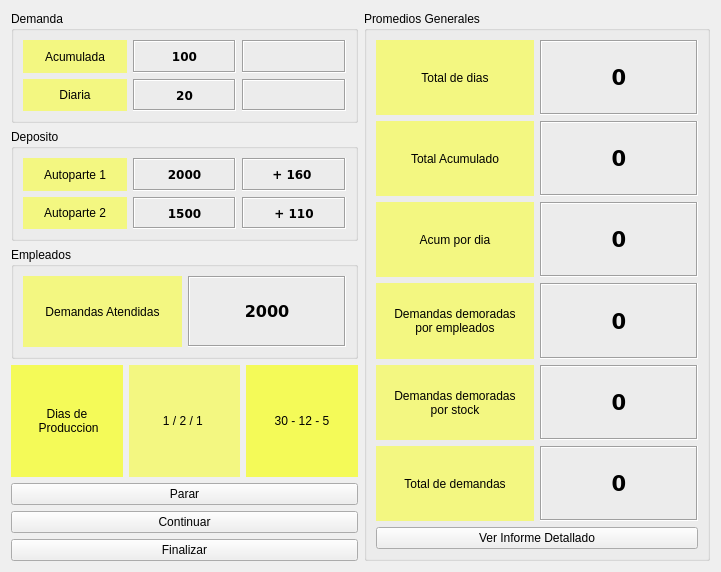
<?xml version="1.0" encoding="UTF-8"?>
<ui version="4.0">
 <class>Form</class>
 <widget class="QWidget" name="Form">
  <property name="geometry">
   <rect>
    <x>0</x>
    <y>0</y>
    <width>721</width>
    <height>572</height>
   </rect>
  </property>
  <property name="windowTitle">
   <string>Simulacion - TPFinal - Calfuquir-Moyano-Mura</string>
  </property>
  <layout class="QHBoxLayout" name="horizontalLayout_2">
   <item>
    <layout class="QGridLayout" name="gridLayout_4">
     <item row="0" column="0">
      <widget class="QGroupBox" name="groupBox_2">
       <property name="title">
        <string>Demanda</string>
       </property>
       <layout class="QGridLayout" name="gridLayout_3">
        <item row="0" column="0">
         <widget class="QLabel" name="label_3">
          <property name="styleSheet">
           <string notr="true">background: #F3F781</string>
          </property>
          <property name="text">
           <string>Acumulada</string>
          </property>
          <property name="alignment">
           <set>Qt::AlignCenter</set>
          </property>
         </widget>
        </item>
        <item row="0" column="2">
         <widget class="QLabel" name="lvlEventoDemandaAcumulada">
          <property name="font">
           <font>
            <family>DejaVu Sans</family>
            <weight>75</weight>
            <bold>true</bold>
           </font>
          </property>
          <property name="frameShape">
           <enum>QFrame::Box</enum>
          </property>
          <property name="frameShadow">
           <enum>QFrame::Sunken</enum>
          </property>
          <property name="text">
           <string/>
          </property>
          <property name="alignment">
           <set>Qt::AlignCenter</set>
          </property>
         </widget>
        </item>
        <item row="1" column="0">
         <widget class="QLabel" name="label_4">
          <property name="styleSheet">
           <string notr="true">background:#F3F781</string>
          </property>
          <property name="text">
           <string>Diaria</string>
          </property>
          <property name="alignment">
           <set>Qt::AlignCenter</set>
          </property>
         </widget>
        </item>
        <item row="1" column="1">
         <widget class="QLabel" name="lblDemandaDiaria">
          <property name="font">
           <font>
            <family>DejaVu Sans</family>
            <weight>75</weight>
            <bold>true</bold>
           </font>
          </property>
          <property name="frameShape">
           <enum>QFrame::Box</enum>
          </property>
          <property name="frameShadow">
           <enum>QFrame::Sunken</enum>
          </property>
          <property name="text">
           <string>20</string>
          </property>
          <property name="alignment">
           <set>Qt::AlignCenter</set>
          </property>
         </widget>
        </item>
        <item row="0" column="1">
         <widget class="QLabel" name="lblDemandaAcumulada">
          <property name="maximumSize">
           <size>
            <width>16777215</width>
            <height>16777215</height>
           </size>
          </property>
          <property name="sizeIncrement">
           <size>
            <width>2</width>
            <height>2</height>
           </size>
          </property>
          <property name="font">
           <font>
            <family>DejaVu Sans</family>
            <weight>75</weight>
            <bold>true</bold>
           </font>
          </property>
          <property name="frameShape">
           <enum>QFrame::Box</enum>
          </property>
          <property name="frameShadow">
           <enum>QFrame::Sunken</enum>
          </property>
          <property name="text">
           <string>100</string>
          </property>
          <property name="alignment">
           <set>Qt::AlignCenter</set>
          </property>
         </widget>
        </item>
        <item row="1" column="2">
         <widget class="QLabel" name="lblEventoDemandaDiaria">
          <property name="font">
           <font>
            <family>DejaVu Sans</family>
            <weight>75</weight>
            <bold>true</bold>
           </font>
          </property>
          <property name="frameShape">
           <enum>QFrame::Box</enum>
          </property>
          <property name="frameShadow">
           <enum>QFrame::Sunken</enum>
          </property>
          <property name="text">
           <string/>
          </property>
          <property name="alignment">
           <set>Qt::AlignCenter</set>
          </property>
         </widget>
        </item>
       </layout>
      </widget>
     </item>
     <item row="1" column="0">
      <widget class="QGroupBox" name="groupBox">
       <property name="title">
        <string>Deposito</string>
       </property>
       <layout class="QGridLayout" name="gridLayout_2">
        <item row="0" column="2">
         <widget class="QLabel" name="lblEventoSockAutoparte1">
          <property name="font">
           <font>
            <family>DejaVu Sans</family>
            <weight>75</weight>
            <bold>true</bold>
           </font>
          </property>
          <property name="frameShape">
           <enum>QFrame::Box</enum>
          </property>
          <property name="frameShadow">
           <enum>QFrame::Sunken</enum>
          </property>
          <property name="text">
           <string>+ 160 </string>
          </property>
          <property name="alignment">
           <set>Qt::AlignCenter</set>
          </property>
         </widget>
        </item>
        <item row="1" column="0">
         <widget class="QLabel" name="label_2">
          <property name="styleSheet">
           <string notr="true">background:#F3F781</string>
          </property>
          <property name="text">
           <string>Autoparte 2</string>
          </property>
          <property name="alignment">
           <set>Qt::AlignCenter</set>
          </property>
         </widget>
        </item>
        <item row="1" column="1">
         <widget class="QLabel" name="lblStockAutoparte2">
          <property name="font">
           <font>
            <family>DejaVu Sans</family>
            <weight>75</weight>
            <bold>true</bold>
           </font>
          </property>
          <property name="frameShape">
           <enum>QFrame::Box</enum>
          </property>
          <property name="frameShadow">
           <enum>QFrame::Sunken</enum>
          </property>
          <property name="text">
           <string>1500</string>
          </property>
          <property name="alignment">
           <set>Qt::AlignCenter</set>
          </property>
         </widget>
        </item>
        <item row="0" column="1">
         <widget class="QLabel" name="lblStockAutoparte1">
          <property name="font">
           <font>
            <family>DejaVu Sans</family>
            <weight>75</weight>
            <bold>true</bold>
           </font>
          </property>
          <property name="frameShape">
           <enum>QFrame::Box</enum>
          </property>
          <property name="frameShadow">
           <enum>QFrame::Sunken</enum>
          </property>
          <property name="text">
           <string>2000</string>
          </property>
          <property name="alignment">
           <set>Qt::AlignCenter</set>
          </property>
         </widget>
        </item>
        <item row="1" column="2">
         <widget class="QLabel" name="lblEventoAutoparte2l">
          <property name="font">
           <font>
            <family>DejaVu Sans</family>
            <weight>75</weight>
            <bold>true</bold>
           </font>
          </property>
          <property name="frameShape">
           <enum>QFrame::Box</enum>
          </property>
          <property name="frameShadow">
           <enum>QFrame::Sunken</enum>
          </property>
          <property name="text">
           <string>+ 110</string>
          </property>
          <property name="alignment">
           <set>Qt::AlignCenter</set>
          </property>
         </widget>
        </item>
        <item row="0" column="0">
         <widget class="QLabel" name="label">
          <property name="styleSheet">
           <string notr="true">background:#F3F781</string>
          </property>
          <property name="text">
           <string>Autoparte 1</string>
          </property>
          <property name="alignment">
           <set>Qt::AlignCenter</set>
          </property>
         </widget>
        </item>
       </layout>
      </widget>
     </item>
     <item row="2" column="0">
      <widget class="QGroupBox" name="groupBox_3">
       <property name="title">
        <string>Empleados</string>
       </property>
       <layout class="QGridLayout" name="gridLayout_5">
        <item row="0" column="1">
         <widget class="QLabel" name="lblAtencionDemandas">
          <property name="font">
           <font>
            <family>DejaVu Sans</family>
            <pointsize>12</pointsize>
            <weight>75</weight>
            <bold>true</bold>
           </font>
          </property>
          <property name="frameShape">
           <enum>QFrame::Box</enum>
          </property>
          <property name="frameShadow">
           <enum>QFrame::Sunken</enum>
          </property>
          <property name="text">
           <string>2000</string>
          </property>
          <property name="alignment">
           <set>Qt::AlignCenter</set>
          </property>
         </widget>
        </item>
        <item row="0" column="0">
         <widget class="QLabel" name="label_8">
          <property name="styleSheet">
           <string notr="true">background:#F3F781</string>
          </property>
          <property name="text">
           <string>Demandas Atendidas</string>
          </property>
          <property name="alignment">
           <set>Qt::AlignCenter</set>
          </property>
         </widget>
        </item>
       </layout>
      </widget>
     </item>
     <item row="4" column="0">
      <widget class="QPushButton" name="btnPararSim">
       <property name="text">
        <string>Parar</string>
       </property>
      </widget>
     </item>
     <item row="5" column="0">
      <widget class="QPushButton" name="btnContinuarSim">
       <property name="text">
        <string>Continuar</string>
       </property>
      </widget>
     </item>
     <item row="3" column="0">
      <layout class="QHBoxLayout" name="horizontalLayout">
       <item>
        <widget class="QLabel" name="label_15">
         <property name="styleSheet">
          <string notr="true">background:#F4FA58</string>
         </property>
         <property name="text">
          <string>Dias de
 Produccion</string>
         </property>
         <property name="alignment">
          <set>Qt::AlignCenter</set>
         </property>
        </widget>
       </item>
       <item>
        <widget class="QLabel" name="lblDiaMesAnio">
         <property name="styleSheet">
          <string notr="true">background:#F3F781</string>
         </property>
         <property name="text">
          <string>1 / 2 / 1 </string>
         </property>
         <property name="alignment">
          <set>Qt::AlignCenter</set>
         </property>
        </widget>
       </item>
       <item>
        <widget class="QLabel" name="lblDiaMesAnioFinal">
         <property name="styleSheet">
          <string notr="true">background:#F4FA58</string>
         </property>
         <property name="text">
          <string>30 - 12 - 5</string>
         </property>
         <property name="alignment">
          <set>Qt::AlignCenter</set>
         </property>
        </widget>
       </item>
      </layout>
     </item>
     <item row="6" column="0">
      <widget class="QPushButton" name="btnFinalizarSim">
       <property name="text">
        <string>Finalizar</string>
       </property>
      </widget>
     </item>
    </layout>
   </item>
   <item>
    <layout class="QGridLayout" name="gridLayout_6">
     <item row="1" column="0">
      <widget class="QGroupBox" name="groupBox_4">
       <property name="title">
        <string>Promedios Generales</string>
       </property>
       <layout class="QGridLayout" name="gridLayout_7">
        <item row="5" column="1">
         <widget class="QLabel" name="lblTotalDemandas">
          <property name="font">
           <font>
            <family>DejaVu Sans</family>
            <pointsize>16</pointsize>
            <weight>75</weight>
            <bold>true</bold>
           </font>
          </property>
          <property name="frameShape">
           <enum>QFrame::Box</enum>
          </property>
          <property name="frameShadow">
           <enum>QFrame::Sunken</enum>
          </property>
          <property name="text">
           <string>0</string>
          </property>
          <property name="alignment">
           <set>Qt::AlignCenter</set>
          </property>
         </widget>
        </item>
        <item row="3" column="0">
         <widget class="QLabel" name="label_9">
          <property name="styleSheet">
           <string notr="true">background:#F3F781</string>
          </property>
          <property name="text">
           <string>Demandas demoradas 
por empleados</string>
          </property>
          <property name="alignment">
           <set>Qt::AlignCenter</set>
          </property>
         </widget>
        </item>
        <item row="0" column="1">
         <widget class="QLabel" name="lblTotalDias">
          <property name="font">
           <font>
            <family>DejaVu Sans</family>
            <pointsize>16</pointsize>
            <weight>75</weight>
            <bold>true</bold>
           </font>
          </property>
          <property name="frameShape">
           <enum>QFrame::Box</enum>
          </property>
          <property name="frameShadow">
           <enum>QFrame::Sunken</enum>
          </property>
          <property name="text">
           <string>0</string>
          </property>
          <property name="alignment">
           <set>Qt::AlignCenter</set>
          </property>
         </widget>
        </item>
        <item row="1" column="0">
         <widget class="QLabel" name="label_7">
          <property name="styleSheet">
           <string notr="true">background:#F3F781</string>
          </property>
          <property name="text">
           <string>Total Acumulado</string>
          </property>
          <property name="alignment">
           <set>Qt::AlignCenter</set>
          </property>
         </widget>
        </item>
        <item row="0" column="0">
         <widget class="QLabel" name="label_5">
          <property name="styleSheet">
           <string notr="true">background:#F3F781</string>
          </property>
          <property name="text">
           <string>Total de dias</string>
          </property>
          <property name="alignment">
           <set>Qt::AlignCenter</set>
          </property>
         </widget>
        </item>
        <item row="2" column="0">
         <widget class="QLabel" name="label_6">
          <property name="styleSheet">
           <string notr="true">background:#F3F781</string>
          </property>
          <property name="text">
           <string>Acum por dia</string>
          </property>
          <property name="alignment">
           <set>Qt::AlignCenter</set>
          </property>
         </widget>
        </item>
        <item row="5" column="0">
         <widget class="QLabel" name="label_11">
          <property name="styleSheet">
           <string notr="true">background:#F3F781</string>
          </property>
          <property name="text">
           <string>Total de demandas</string>
          </property>
          <property name="alignment">
           <set>Qt::AlignCenter</set>
          </property>
         </widget>
        </item>
        <item row="4" column="1">
         <widget class="QLabel" name="lblCantDemorasStock">
          <property name="font">
           <font>
            <family>DejaVu Sans</family>
            <pointsize>16</pointsize>
            <weight>75</weight>
            <bold>true</bold>
           </font>
          </property>
          <property name="frameShape">
           <enum>QFrame::Box</enum>
          </property>
          <property name="frameShadow">
           <enum>QFrame::Sunken</enum>
          </property>
          <property name="text">
           <string>0</string>
          </property>
          <property name="alignment">
           <set>Qt::AlignCenter</set>
          </property>
         </widget>
        </item>
        <item row="4" column="0">
         <widget class="QLabel" name="label_10">
          <property name="styleSheet">
           <string notr="true">background:#F3F781</string>
          </property>
          <property name="text">
           <string>Demandas demoradas 
por stock</string>
          </property>
          <property name="alignment">
           <set>Qt::AlignCenter</set>
          </property>
         </widget>
        </item>
        <item row="3" column="1">
         <widget class="QLabel" name="lblCantDemorasEmp">
          <property name="font">
           <font>
            <family>DejaVu Sans</family>
            <pointsize>16</pointsize>
            <weight>75</weight>
            <bold>true</bold>
           </font>
          </property>
          <property name="frameShape">
           <enum>QFrame::Box</enum>
          </property>
          <property name="frameShadow">
           <enum>QFrame::Sunken</enum>
          </property>
          <property name="text">
           <string>0</string>
          </property>
          <property name="alignment">
           <set>Qt::AlignCenter</set>
          </property>
         </widget>
        </item>
        <item row="2" column="1">
         <widget class="QLabel" name="lblAcumuladoPorDia">
          <property name="font">
           <font>
            <family>DejaVu Sans</family>
            <pointsize>16</pointsize>
            <weight>75</weight>
            <bold>true</bold>
           </font>
          </property>
          <property name="frameShape">
           <enum>QFrame::Box</enum>
          </property>
          <property name="frameShadow">
           <enum>QFrame::Sunken</enum>
          </property>
          <property name="text">
           <string>0</string>
          </property>
          <property name="alignment">
           <set>Qt::AlignCenter</set>
          </property>
         </widget>
        </item>
        <item row="1" column="1">
         <widget class="QLabel" name="lblTotalAcumulado">
          <property name="font">
           <font>
            <family>DejaVu Sans</family>
            <pointsize>16</pointsize>
            <weight>75</weight>
            <bold>true</bold>
           </font>
          </property>
          <property name="frameShape">
           <enum>QFrame::Box</enum>
          </property>
          <property name="frameShadow">
           <enum>QFrame::Sunken</enum>
          </property>
          <property name="text">
           <string>0</string>
          </property>
          <property name="alignment">
           <set>Qt::AlignCenter</set>
          </property>
         </widget>
        </item>
        <item row="6" column="0" colspan="2">
         <widget class="QPushButton" name="btnInformeEstadistico">
          <property name="text">
           <string>Ver Informe Detallado</string>
          </property>
         </widget>
        </item>
       </layout>
      </widget>
     </item>
    </layout>
   </item>
  </layout>
 </widget>
 <resources/>
 <connections/>
</ui>
